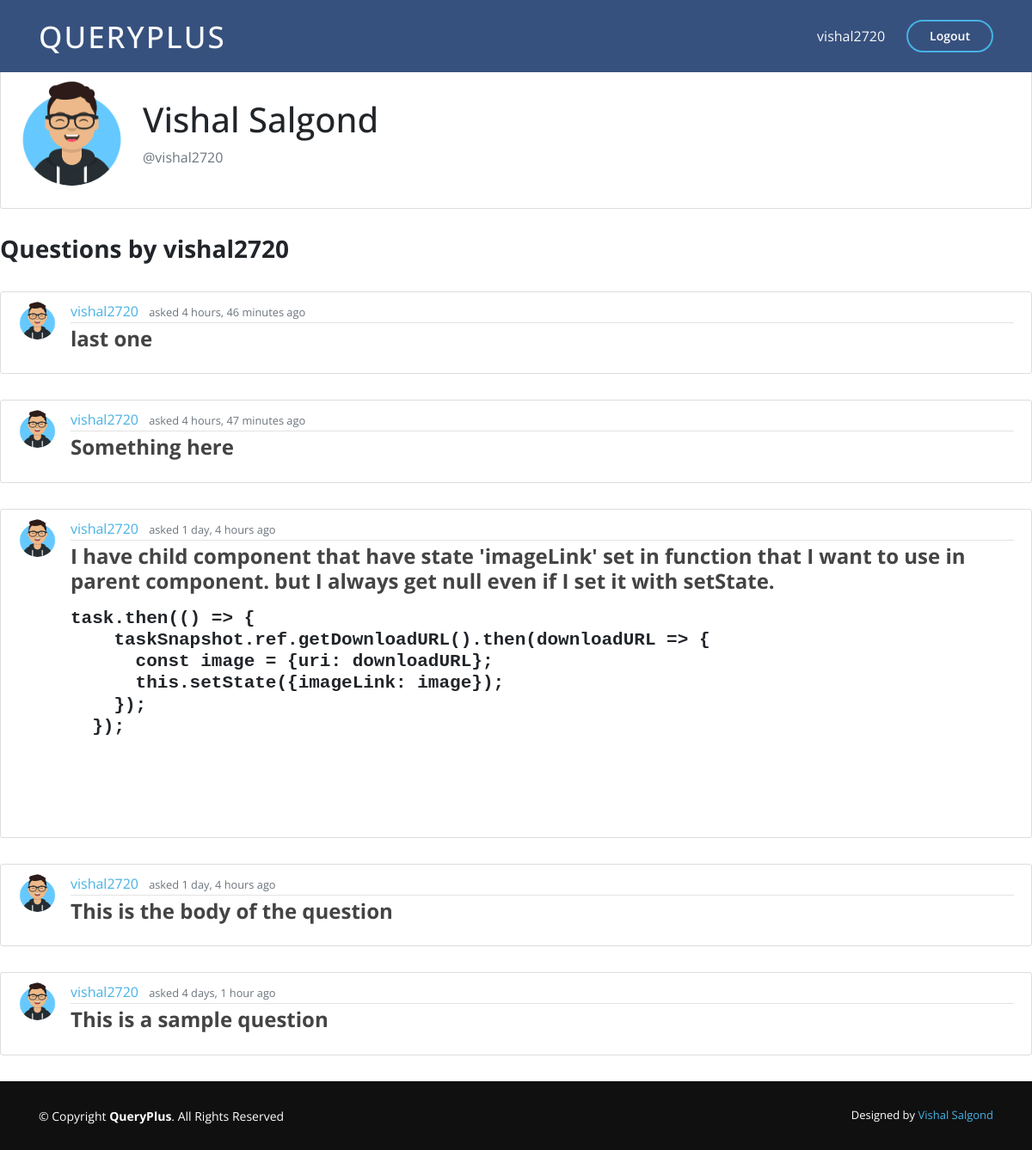
Screenshot of /user/vishal2720/ (signed in) with the database file from the repository.
### main_app/models.py (models this page shows, shortened)
class Question(models.Model):
    title = models.CharField(max_length=100, null=True)
    question = RichTextField()
    date_posted = models.DateTimeField(auto_now_add=True)
    author = models.ForeignKey(User, on_delete=models.CASCADE)
    upvotes = models.ManyToManyField(User, related_name='upvotes', blank=True)
    downvotes = models.ManyToManyField(User, related_name='downvotes', blank=True)

class Profile(models.Model):
    user = models.OneToOneField(User, on_delete=models.CASCADE)
    image = models.ImageField(default='default.jpg',upload_to='profile_pics')

### main_app/views.py (the view)
# urls.py: path('user/<str:username>/', UserListView.as_view(), name='user-profile'),
class UserListView(ListView):
    model = Question
    template_name = 'main_app/user_profile.html'
    context_object_name = 'questions'
    paginate_by = 5
    def get_queryset(self, **kwargs):
        user = get_object_or_404(User, username=self.kwargs.get('username','first_name'))
        return Question.objects.filter(author=user).order_by('-date_posted')

### main_app/templates/main_app/user_profile.html
{% extends "main_app/base.html" %}
{% load crispy_forms_tags %}
{% block content %}
{% for question in questions|slice:":1" %}
    <div class="content-section">
    <div class="media">
        <img class="rounded-circle account-img" src="{{ question.author.profile.image.url }}">
        <div class="media-body">
          <br>
          <h2 class="account-heading">{{ question.author.first_name }} {{ question.author.last_name }}</h2>
          <p class="text-secondary">@{{ view.kwargs.username }} </p>
        </div>
    </div>
    </div>
    <h3> <b>Questions by {{ view.kwargs.username }}</b> </h3>
    <br>
{% endfor %}
{% for question in questions %}
    <article class="media content-section">
        <img class="rounded-circle article-img" src="{{ question.author.profile.image.url }}" alt="">
        <div class="media-body">
        <div class="article-metadata">
            <a class="mr-2" href="{% url 'user-profile' question.author.username %}">{{ question.author }}</a>
            <small class="text-muted">asked {{ question.date_posted|timesince }} ago</small>
        </div>
        <h4><a class="article-title" href="{% url 'question-detail' question.id %}"><b>{{ question.question|safe }}</b></a></h4>
        </div>
    </article>
{% endfor %}
{% endblock content %}

### main_app/templates/main_app/base.html (shortened to what this page needs)
{% load static %}
<!DOCTYPE html>
<html>
<head>
    <link rel="stylesheet" href="{% static 'main_app/vendor/bootstrap/css/bootstrap.min.css' %}">
    <link rel="stylesheet" href="{% static 'main_app/vendor/icofont/icofont.min.css' %}">
    <link rel="stylesheet" href="{% static 'main_app/vendor/boxicons/css/boxicons.min.css' %}">
    <link rel="stylesheet" href="{% static 'main_app/vendor/remixicon/remixicon.css' %}">
    <link rel="stylesheet" href="{% static 'main_app/vendor/venobox/venobox.css' %}">
    <link rel="stylesheet" href="{% static 'main_app/vendor/owl.carousel/assets/owl.carousel.min.css' %}">
    <link rel="stylesheet" href="{% static 'main_app/vendor/aos/aos.css' %}">
    <link rel="stylesheet" type="text/css" href="{% static 'main_app/main.css' %}">
    <link rel="stylesheet" href="https://cdnjs.cloudflare.com/ajax/libs/font-awesome/4.7.0/css/font-awesome.min.css">
</head>
<body>
  <div id="wrap">
  <header id="header" class="fixed-top">
    <div class="container d-flex align-items-center mb-2 mt-2">
      <h1 class="logo mr-auto"><a class="text-light" href="{% url 'home' %}">QueryPlus</a></h1>
      {%if user.is_authenticated %}
        <a href="{% url 'profile' %}" class="text-light scrollto">{{ user.username }}</a>
        <a href="" data-toggle="modal" data-target="#logoutModal" class="get-started-btn scrollto">Logout</a>
      {% else %}
        <a href="{% url 'login' %}" class="get-started-btn scrollto">Sign In</a>
        <a href="{% url 'register' %}" class="get-started-btn scrollto">Create Account</a>
      {% endif %}
    </div>
  </header>
  {% block content %}
  {% endblock %}
  <footer id="footer">
    <div class="container footer-bottom">
      <div class="copyright">
        &copy; Copyright <strong><span>QueryPlus</span></strong>. All Rights Reserved
      </div>
      <div class="credits">
        Designed by <a href="">Vishal Salgond</a>
      </div>
    </div>
  </footer>
</div>
</body>
</html>

### main_app/static/main_app/main.css (style rules this page uses)
html { min-height: 100%; position: relative; }
body { background: white; margin-top: 5rem; font-family: 'Open Sans', sans-serif; padding-bottom: 80px; }
a { color: #47b2e4; }
#header { transition: all 0.5s; z-index: 997; padding: 15px 0; background: #37517e; }
#header .logo { font-size: 35px; color: white; margin: 0; padding: 0; line-height: 1; font-weight: 500; letter-spacing: 2px; text-transform: uppercase; }
#header .logo a { color:black; }
.get-started-btn { margin-left: 25px; color: #fff; border-radius: 50px; padding: 6px 25px 7px 25px; white-space: nowrap; transition: 0.3s; font-size: 14px; display: inline-block; border: 2px solid #47b2e4; font-weight: 600; }
.content-section { background: #ffffff; padding: 10px 20px; border: 1px solid #dddddd; border-radius: 3px; margin-bottom: 30px; }
.article-title { color: #444444; }
.article-img { height: 45px; width: 45px; margin-right: 16px; }
.article-metadata { padding-bottom: 1px; margin-bottom: 4px; border-bottom: 1px solid #e3e3e3 }
.account-img { height: 125px; width: 125px; margin-right: 20px; margin-bottom: 16px; }
.account-heading { font-size: 2.5rem; }
#footer { position: absolute; height: 80px; bottom: 0px; left: 0px; right: 0px; margin-top: 30px; font-size: 14px; background: #101010 ; }
#wrap { min-height: 100%; height: auto; }
#footer .footer-bottom { padding-top: 30px; padding-bottom: 30px; color: #fff; }
#footer .copyright { float: left; }
#footer .credits { float: right; font-size: 13px; }
#footer .credits a { transition: 0.3s; }

### rows the page displays
Question: author.profile.image (picture), author.first_name "Vishal", author.last_name "Salgond", kwargs.username "vishal2720", author "vishal2720", date_posted "4 hours, 46 minutes", question "last one"
Question: author.profile.image (picture), author "vishal2720", date_posted "4 hours, 47 minutes", question "Something here"
Question: author.profile.image (picture), author "vishal2720", date_posted "1 day, 4 hours", question "I have child component that have state 'imageLink' set in function that I want to use in parent component. but I always get null even if I set it with setState. task.then(() => { taskSnapshot.ref.getDownloadURL().then(downloadURL => { const image = {uri: downloadURL}; this.setState({imageLink: image}); }); });"
Question: author.profile.image (picture), author "vishal2720", date_posted "1 day, 4 hours", question "This is the body of the question"
Question: author.profile.image (picture), author "vishal2720", date_posted "4 days, 1 hour", question "This is a sample question"

### other values shown
{{ user.username }} "vishal2720"
